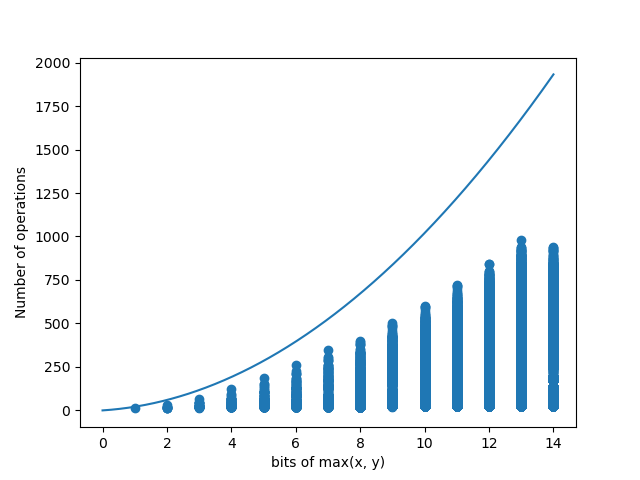

Recreate this plot in Python.
from tqdm import tqdm
import matplotlib.pyplot as plt
import numpy as np
from math import log2

def find_n_root(x: int, y: int):

    step = 0

    a = 2
    min_a = 1
    max_a = 2
    s = 1


    step += 4

    while True:
        t = y
        s = 1
        tmp = a
        step += 3

        while t != 0:
            if t % 2 == 0:
                tmp *= tmp
                t /= 2
            else:
                s *= tmp
                t -= 1
            step += 3

        if s > x:
            a = (min_a + max_a) // 2
            max_a = a
            step += 3
            if a == min_a:
                return a, step, max(x, y)
        elif s == x:
            step += 1
            return a, step, max(x,y)
        else:
            min_a = a
            a *= 2
            max_a = a
            step += 4


test_all = True

if test_all:
    res = []
    for x in tqdm(range(1, 10000)):
        for y in range(1, 1000):
            res.append(find_n_root(x,y))

    x = [ele[1] for ele in res]
    y = [int(log2(ele[2]))+1 for ele in res]
    plt.scatter(y, x)

    v = np.linspace(0, max(y), 1000)
    f = 3*v*(3*v+4)
    plt.xlabel("bits of max(x, y)")
    plt.ylabel("Number of operations")
    plt.plot(v, f)
    plt.savefig("./find_n_root.png")


else:
    print(find_n_root(216,3))
